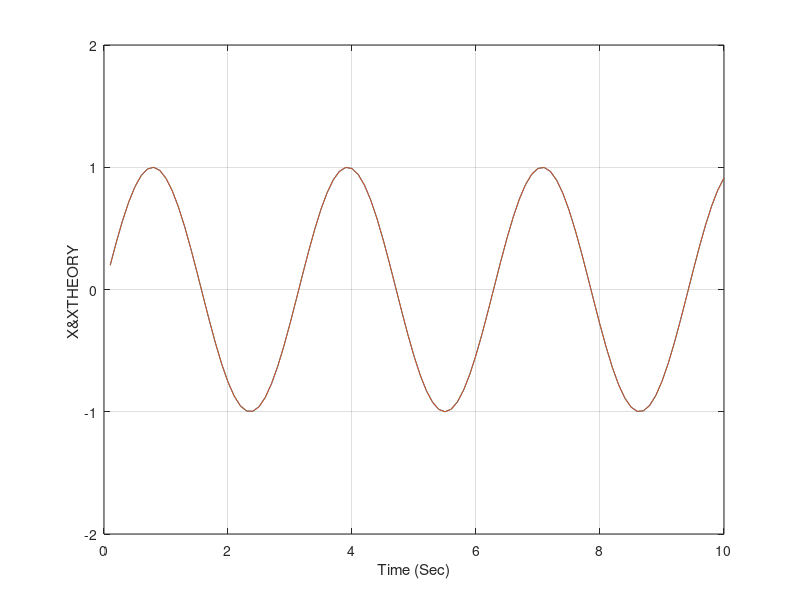

Write the MATLAB code that produced this figure.
clear all
close all
count=0;
W=2;
T=0;
S=0;
X=0;
XD=W;
H=.01;
while T<=10
	S=S+H;
	XDD=-W*W*X;
	XD=XD+H*XDD;
	X=X+H*XD;
	T=T+H;
	if S>=.09999
		S=0;
		XTHEORY=sin(W*T);
		count=count+1;
		ArrayT(count)=T;
		ArrayX(count)=X;
		ArrayXTHEORY(count)=XTHEORY;
	end
end
figure
plot(ArrayT,ArrayX,ArrayT,ArrayXTHEORY),grid
xlabel('Time (Sec)')
ylabel('X&XTHEORY ')
axis([0 10 -2 2])
clc
output=[ArrayT',ArrayX',ArrayXTHEORY'];
save datfil.txt output -ascii
disp 'simulation finished'
